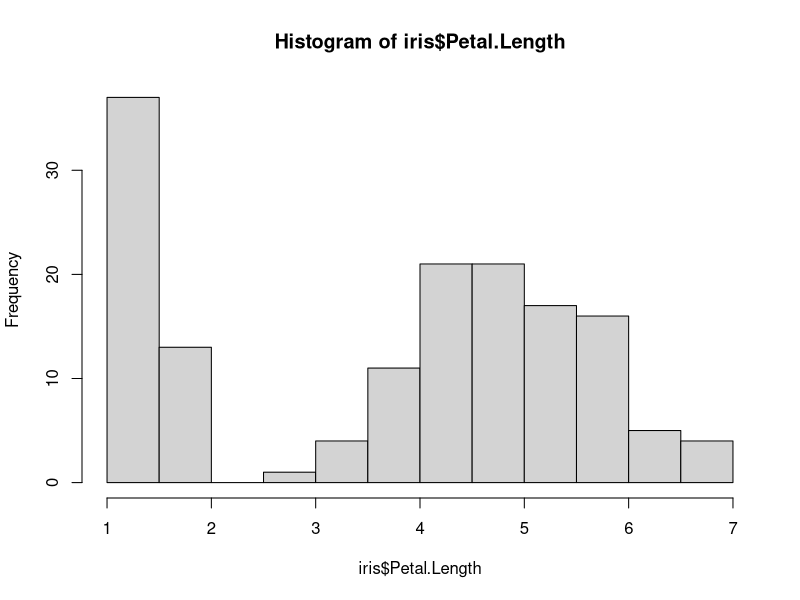
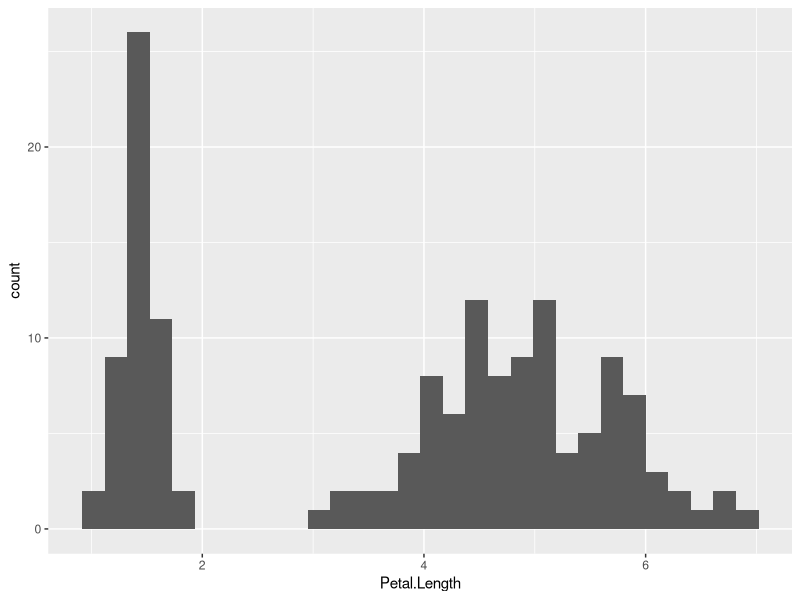
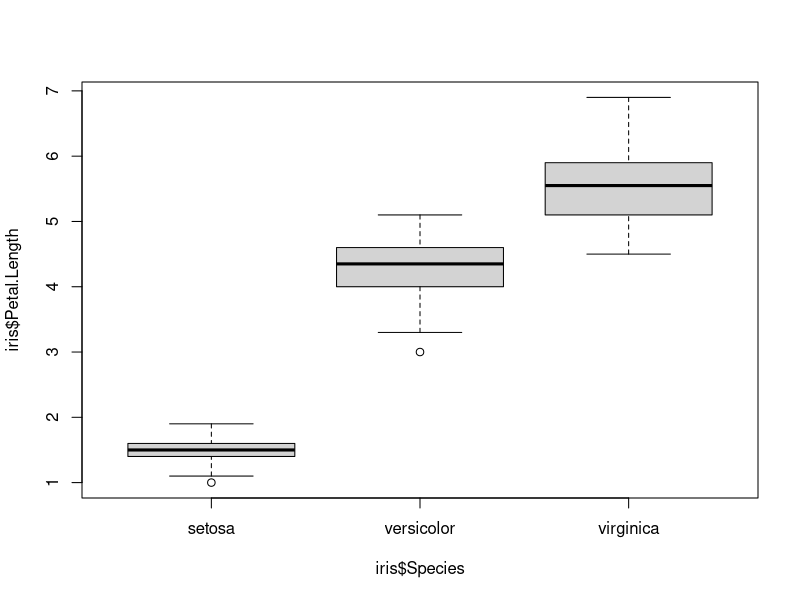
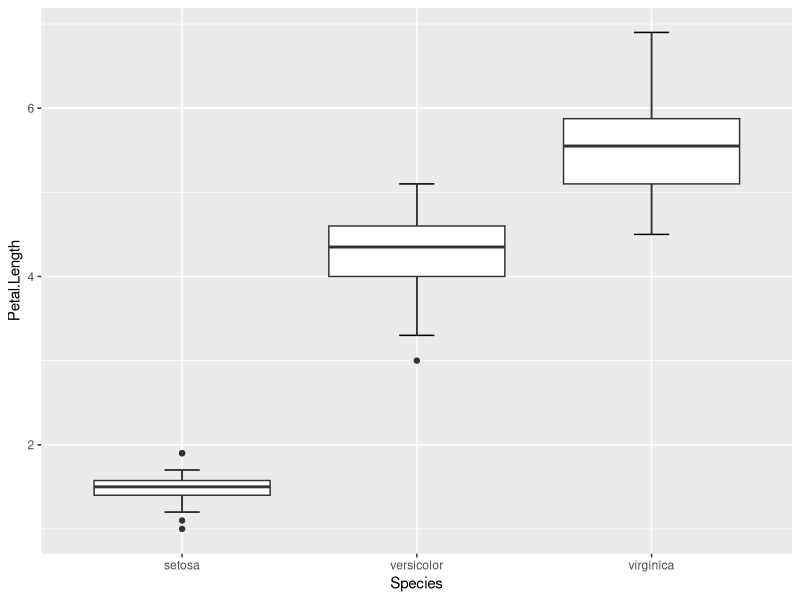
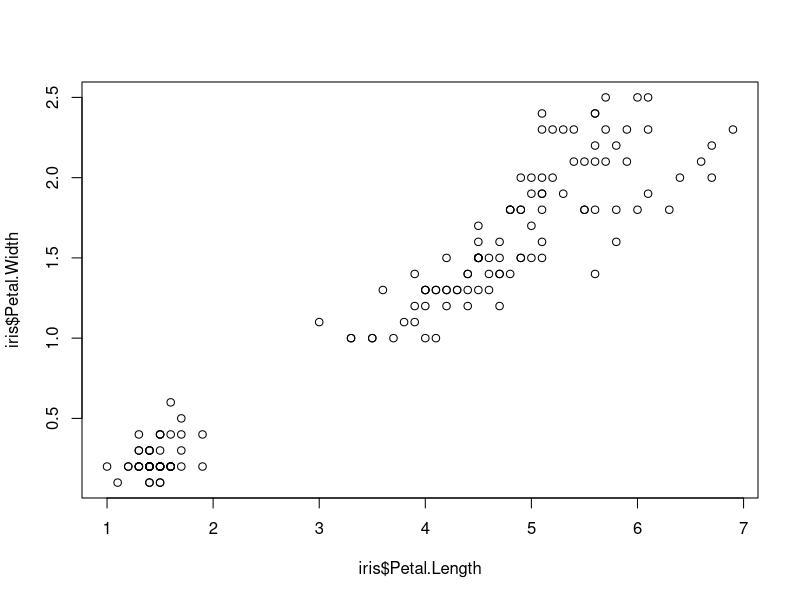
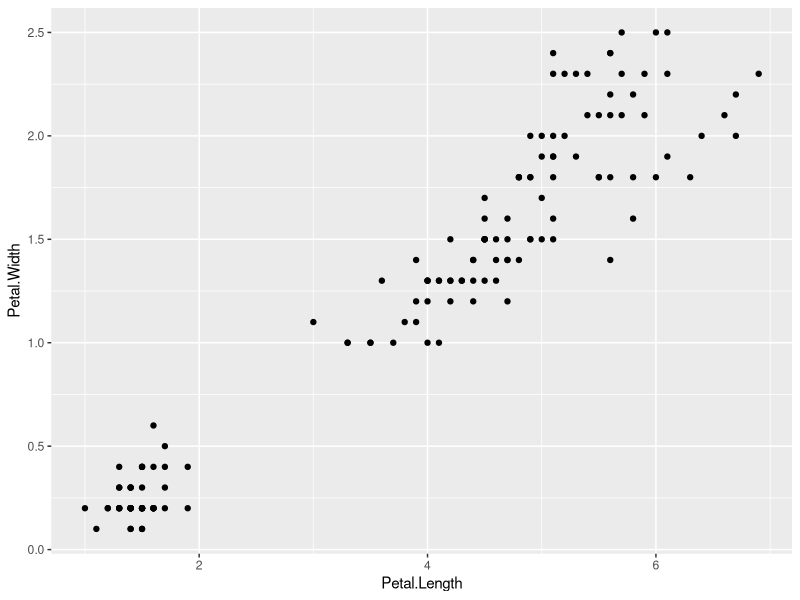
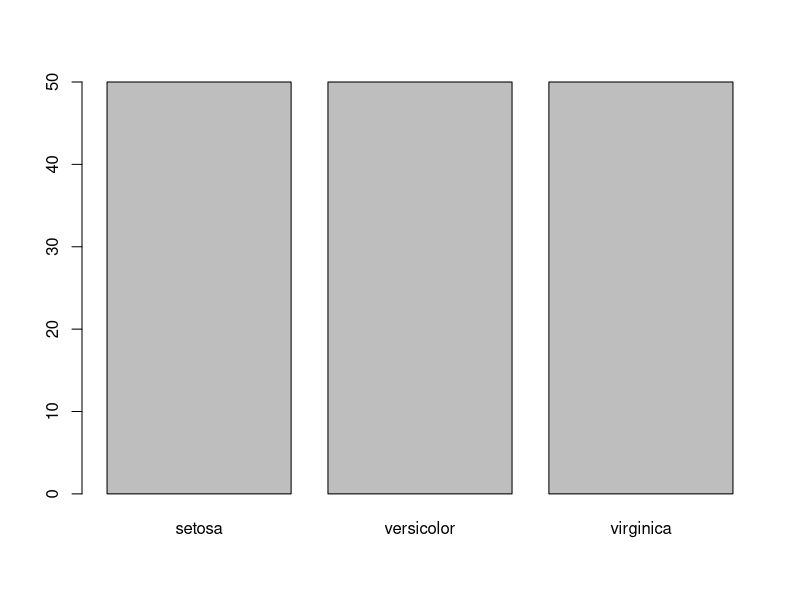
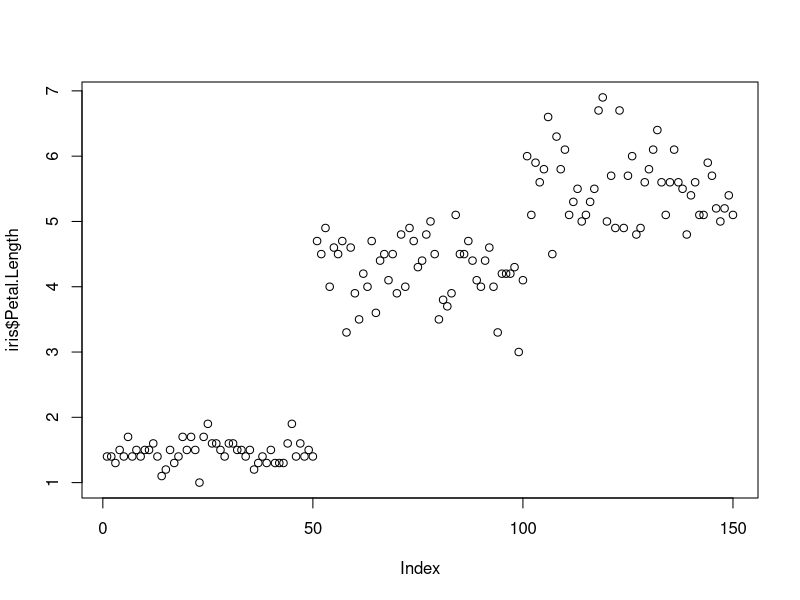

Generate these figures, in order, with R:
## ---- chunk 1
library(knitr)
knitr::opts_chunk$set(echo = TRUE)
# knitr::opts_chunk$set(eval = FALSE) ## have set this to FALSE for now, might have to change that if we want to show outputs
## ---- chunk 2
# install.packages("ggplot2")
library(ggplot2)
## ---- chunk 3
## first we create our simple dataframe again:
iris <- as.data.frame(iris)

## then we can plot a histogram of petal lengths:
hist(iris$Petal.Length)

# to change width of bins
#hist(iris$Petal.Length, breaks = seq(min(iris$Petal.Length), max(iris$Petal.Length), length.out = 15))

## and the same using ggplot:
ggplot(data = iris) +
  geom_histogram(aes(x = Petal.Length))
## ---- chunk 4
## this is how a boxplot looks using base R functions:
boxplot(iris$Petal.Length~iris$Species)

## and this is how a boxplot looks using ggplot:
ggplot(data = iris,aes(x = Species, y = Petal.Length)) +
  stat_boxplot(geom = "errorbar", width = 0.15) +
  geom_boxplot()
## ---- chunk 5
## a scatterplot using base R -- note here a scatterplot is the default that R will return if we don't specify a specific plot and we are plotting two numerical variables
plot(iris$Petal.Width~iris$Petal.Length)
## alternative way of writing this:
# plot(x = iris$Petal.Length, y = iris$Petal.Width)

## this is how a scatterplot looks using ggplot:
ggplot() +
  geom_point(data = iris, aes(x = Petal.Length, y = Petal.Width))
## ---- chunk 6
plot(x = iris$Species) # plotting factors for x

plot(x = iris$Petal.Length) # looks a bit like a histogram? but R returns a scatterplot because it's a numerical value...

plot(x = iris$Species, y = iris$Petal.Length) # here we get a boxplot because one of our variables is a factor
## ---- chunk 7
data("ChickWeight")
#let's plot the weight of chick 2 through time.
chick2 <- ChickWeight[ChickWeight$Chick == 2, ]
plot(x = chick2$Time, y = chick2$weight, type = "l")

ggplot() +
  geom_line(data = ChickWeight[ChickWeight$Chick < 20,], aes(x = Time, y = weight, col = Chick))
#Maybe it is clear now what happened to chick 16 and 18. Perhaps they didn't escape after all.
## ---- chunk 8
# load the data:
iris <- as.data.frame(iris)

## let's remind us of what the plot looks like if we specify nothing else:
plot(iris$Petal.Length, iris$Petal.Width)

## now we change the axis titles:
plot(iris$Petal.Length, iris$Petal.Width,
     xlab = "Petal Length (cm)",
     ylab = "Petal Width (cm)")

# and what about a title?
mtext(side=3, line=2, at=0.5, adj=0, cex=2, "Sepal width as a function of sepal length")
## ---- chunk 9
plot(iris$Petal.Length, iris$Petal.Width,
     xlab = "Petal Length (cm)",
     ylab = "Petal Width (cm)",
     pch = 17)

## or to change the colour on top of it:
plot(iris$Petal.Length, iris$Petal.Width,
     xlab = "Petal Length (cm)",
     ylab = "Petal Width (cm)",
     pch = 17,
     col = "blue")

## ---- chunk 10
# we have to define out plotting window BEFORE we plot:
par(oma = c(5,5,5,5), col.lab = "darkgreen") # for reference: c(bottom, left, top, right)

plot(iris$Petal.Length, iris$Petal.Width,
     xlab = "Petal Length (cm)",
     ylab = "Petal Width (cm)",
     pch = 17,
     col = "blue")
## ---- chunk 11
plot(iris$Petal.Length, iris$Petal.Width, col=iris$Species,
     xlab = "Petal length (cm)", ylab = "Petal width (cm)")
#legend(7,4.3,unique(data$Species),col=1:length(data$Species),pch=1)
legend('bottomright', legend = levels(iris$Species), col = 1:3, cex = 0.8, pch = 1)
